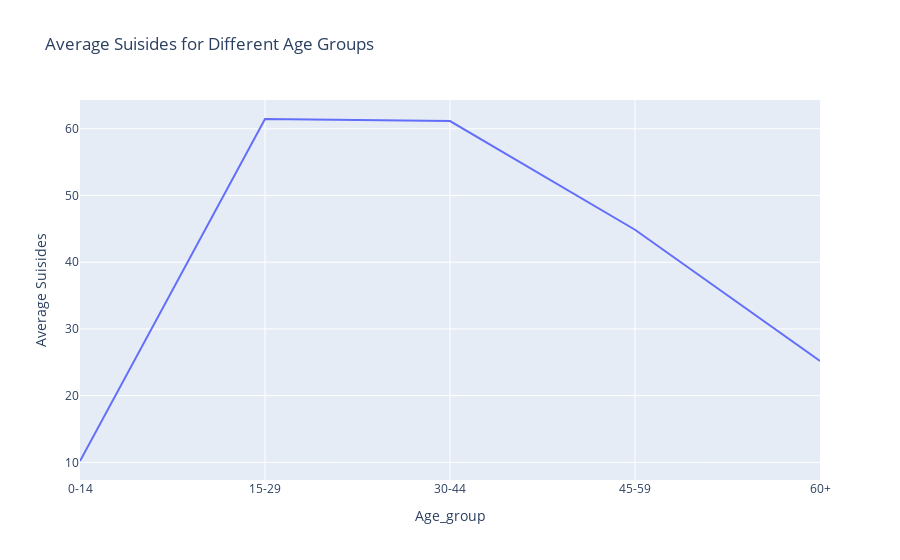

The notebook cell this image was saved under:
### Code cell
px.line(data_frame = age_grp, x = 'Age_group', y = 'Average Suisides', title = "Average Suisides for Different Age Groups")

### Figure 1 — Plotly figure (JSON) as saved in the notebook; plotly's stock layout.template omitted (floating-point values rounded to 4 significant figures)
{"data": [{"hovertemplate": "Age_group=%{x}<br>Average Suisides=%{y}<extra></extra>", "legendgroup": "", "line": {"color": "#636efa", "dash": "solid"}, "marker": {"symbol": "circle"}, "mode": "lines", "name": "", "orientation": "v", "showlegend": false, "type": "scatter", "x": ["0-14", "15-29", "30-44", "45-59", "60+"], "xaxis": "x", "y": [10.21, 61.46, 61.15, 44.86, 25.2], "yaxis": "y"}], "layout": {"legend": {"tracegroupgap": 0}, "title": {"text": "Average Suisides for Different Age Groups"}, "xaxis": {"anchor": "y", "domain": [0, 1], "title": {"text": "Age_group"}}, "yaxis": {"anchor": "x", "domain": [0, 1], "title": {"text": "Average Suisides"}}}}
